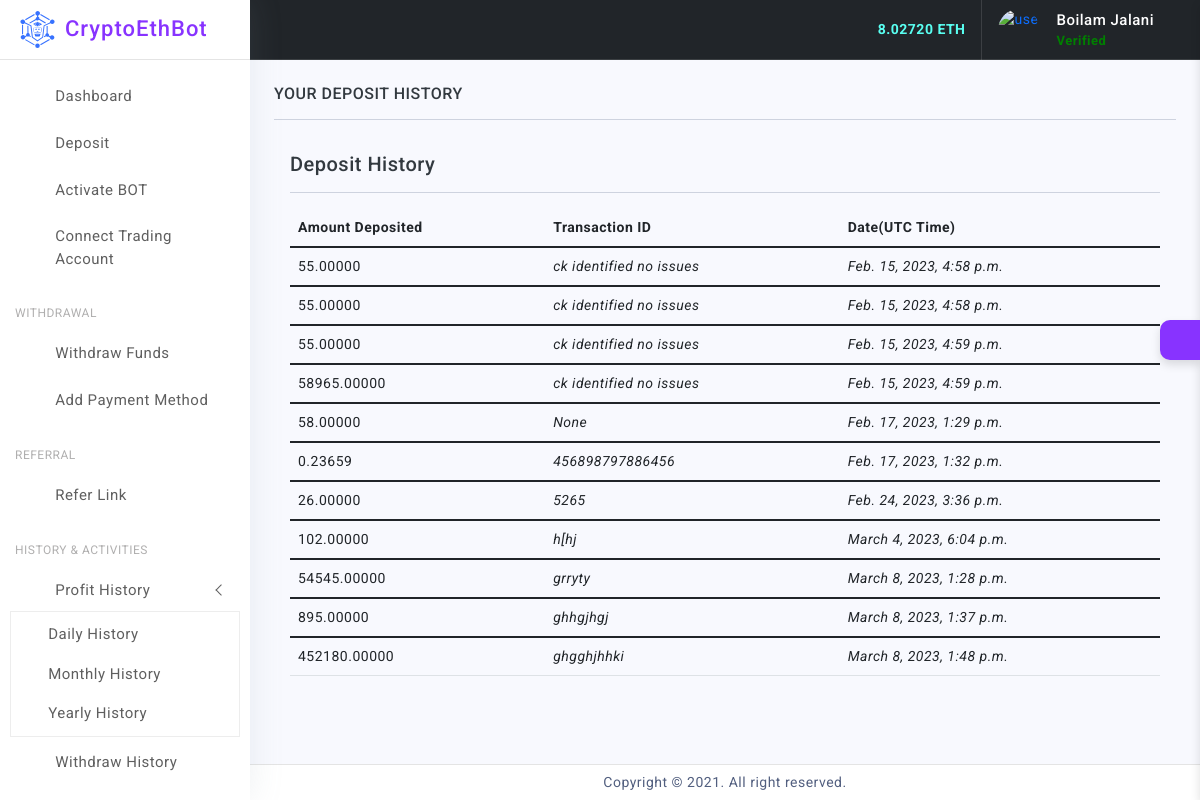
The app's page /deposit-history/ (signed in) with its own data.
### mainapp/models.py (models this page shows, shortened)
class Customer(NumeratorMixin, MPTTModel, models.Model):
    class Meta:
        verbose_name = _('Customer')
        verbose_name_plural = _('Customers')
        unique_together = ('parent', 'account')
    limit = 10000000
    parent = TreeForeignKey(
        'self', null=True, blank=True,
        on_delete=models.SET_NULL,
        related_name='downlines',
        verbose_name=_('Up Line'))
    account = models.OneToOneField(
        get_user_model(),
        on_delete=models.CASCADE,
        verbose_name=_('account'))
    balance = models.DecimalField(
        default=0,
        max_digits=15,
        decimal_places=5,
        blank=True, null=True,
        verbose_name=_("Balance"))
    roi_profit = models.DecimalField(default=0,max_digits=15,decimal_places=5, blank=True, null=True)
    today_percent = models.DecimalField(default=0,max_digits=15, decimal_places=2, blank=True, null=True)
    total_roi_profit = models.DecimalField(default=0,max_digits=15,decimal_places=5, blank=True, null=True)
    level_income = models.DecimalField(default=0,max_digits=15,decimal_places=5, blank=True, null=True)
    total_level_income = models.DecimalField(default=0,max_digits=15,decimal_places=5, blank=True, null=True)
    direct_refer_income = models.DecimalField(default=0,max_digits=15,decimal_places=5, blank=True, null=True)
    total_direct_refer_income = models.DecimalField(default=0,max_digits=15,decimal_places=5, blank=True, null=True)
    bot_profit = models.DecimalField(default=0,max_digits=15,decimal_places=5, blank=True, null=True)
    trading_balance = models.DecimalField(default=0,max_digits=15,decimal_places=5, blank=True, null=True)
    created_at = models.DateTimeField(
        default=timezone.now, editable=False)
    code = models.CharField(max_length=12, blank=True)
    account_address = models.CharField(max_length=60, blank=True, null=True)
    active = models.BooleanField(default=True)
    invested = models.BooleanField(default=False)
    updated_at = models.DateTimeField(auto_now=True)

### deposit/models.py (models this page shows, shortened)
class DepositRequest(models.Model):
    user = models.ForeignKey(User, related_name="deposit_request", on_delete=models.CASCADE)
    payment_method = models.CharField(max_length=25, choices=COIN_SELECTED, null=True, blank=True)
    amount_deposited = models.DecimalField(max_digits=15,decimal_places=5)
    in_usd = models.DecimalField(max_digits=20,decimal_places=2)
    transaction_id = models.CharField(max_length=450, null=True, blank=True)
    wallet_number = models.CharField(max_length=50, blank=True, null=True)
    active = models.BooleanField(default=False)
    confirmed = models.BooleanField(default=False)
    created_at = models.DateTimeField(auto_now_add=True)
    updated_at = models.DateTimeField(auto_now=True)
    def __str__(self):
        return f"{self.user.username}-{self.amount_deposited}"

### history/views.py (the view)
# urls.py: re_path('deposit-history/', deposit_history, name='deposit-history'),
def deposit_history(request):
    object_list = DepositRequest.objects.filter(user=request.user)
    print(object_list)
    context = {
        'object_list': object_list
    }
    return render(request, 'history/deposit-history.html', context)

### mainapp/templatetags/tags.py (called while the page is built)
@register.simple_tag
def number_of_messages(request):
    referrals = Customer.objects.get(account=request.user)
    balance = referrals.balance
    return balance

### history/templates/history/deposit-history.html (shortened to what this page needs)
{% extends 'dashboard/base/baseana.html' %}
{% load static %}
{% load widget_tweaks %}
{% block content %}
		<div class="page-wrapper">
			<div class="page-content">
						<h6 class="mb-0 text-uppercase">Your Deposit History</h6>
						<hr/>
                                        <div class="card-body">
                                            <div class="card-title">
                                                <h5 class="mb-0">Deposit History</h5>
                                            </div>
                                            <hr/>
                                            <div class="table-responsive">
                                                <table class="table">
                                                    <thead>
                                                        <tr>
                                                            <th>Amount Deposited</th>
                                                            <th>Transaction ID</th>
                                                            <th>Date(UTC Time)</th>
                                                        </tr>
                                                    </thead>
                                                    {% for object in object_list %}
                                                    <tbody>
                                                        <tr>
                                                            <td>{{ object.amount_deposited }}</td>
                                                            <td><em>{{ object.transaction_id }}</em>
                                                            <td><em>{{ object.created_at }}</em>
                                                        </tr>
                                                    </tbody>
                                                    {% endfor %}
                                                </table>
                                            </div>
                                        </div>
			</div>
		</div>
{% endblock %}

### templates/dashboard/base/baseana.html (shortened to what this page needs)
{% load static %}
{% load tags %}
<!doctype html>
<html lang="en">
<head>
	<link href="{% static 'dashboard/assets/plugins/simplebar/css/simplebar.css' %}" rel="stylesheet" />
	<link href="{% static 'dashboard/assets/plugins/perfect-scrollbar/css/perfect-scrollbar.css' %}" rel="stylesheet" />
	<link href="{% static 'dashboard/assets/plugins/highcharts/css/highcharts.css' %}" rel="stylesheet" />
	<link href="{% static 'dashboard/assets/plugins/metismenu/css/metisMenu.min.css' %}" rel="stylesheet" />
	<link href="{% static 'dashboard/assets/plugins/vectormap/jquery-jvectormap-2.0.2.css' %}" rel="stylesheet" />
	<link href="{% static 'dashboard/assets/css/pace.min.css' %}" rel="stylesheet" />
	<link href="{% static 'dashboard/assets/css/bootstrap.min.css' %}" rel="stylesheet">
	<link href="{% static 'dashboard/assets/css/bootstrap-extended.css' %}" rel="stylesheet">
	<link href="{% static 'dashboard/assets/css/app.css' %}" rel="stylesheet">
	<link href="{% static 'dashboard/assets/css/icons.css' %}" rel="stylesheet">
	<link rel="stylesheet" href="{% static 'dashboard/assets/css/dark-theme.css' %}" />
	<link rel="stylesheet" href="{% static 'dashboard/assets/css/semi-dark.css' %}" />
	<link rel="stylesheet" href="{% static 'dashboard/assets/css/header-colors.css' %}" />
</head>
<body>
	<div class="wrapper">
		<div class="sidebar-wrapper" data-simplebar="true">
			<div class="sidebar-header">
				<div>
					<img src="{% static 'dashboard/assets/images/logo/icon.svg' %}" class="logo-icon" alt="logo icon">
				</div>
				<div>
					<h4 class="logo-text"><a href="/">CryptoEthBot</a> </h4>
				</div>
				<div class="toggle-icon ms-auto"><i class='bx bx-first-page'></i>
				</div>
			</div>
			<ul class="metismenu" id="menu">
				<li>
					<a href="/dashboard/">
						<div class="parent-icon"><i class='bx bx-home'></i>
						</div>
						<div class="menu-title">Dashboard</div>
					</a>
				</li>
				<li>
					<a href="/payment-method/">
						<div class="parent-icon"><i class='bx bx-spa' ></i>
						</div>
						<div class="menu-title">Deposit</div>
					</a>
				</li>
                <li>
					<a href="/bot/">
						<div class="parent-icon"><i class='bx bx-spa' ></i>
						</div>
						<div class="menu-title">Activate BOT</div>
					</a>
				</li>
				<li>
					<a href="/trading-account/">
						<div class="parent-icon"><i class='bx bx-spa' ></i>
						</div>
						<div class="menu-title">Connect Trading Account</div>
					</a>
				</li>
                <li class="menu-label">Withdrawal</li>
				<li>
					<a href="/withdraw-data/">
						<div class="parent-icon"><i class='bx bx-dollar-circle'></i>
						</div>
						<div class="menu-title">Withdraw Funds</div>
					</a>
				</li>
                <li>
					<a href="/withdraw-data/">
						<div class="parent-icon"><i class='bx bx-dollar-circle'></i>
						</div>
						<div class="menu-title">Add Payment Method</div>
					</a>
				</li>
                <li class="menu-label">Referral</li>
				<li>
					<a href="/refer/">
						<div class="parent-icon"><i class='bx bx-fast-forward'></i>
						</div>
						<div class="menu-title">Refer Link</div>
					</a>
				</li>
                <li class="menu-label">History & Activities</li>
                <li>
					<a href="javascript:;" class="has-arrow">
						<div class="parent-icon"><i class='bx bx-history' ></i>
						</div>
						<div class="menu-title">Profit History</div>
					</a>
					<ul>
						<li> <a href="/daily-profit-history/"><i class="bx bx-right-arrow-alt"></i>Daily History</a>
						</li>
						<li> <a href="/daily-profit-history/"><i class="bx bx-right-arrow-alt"></i>Monthly History</a>
						</li>
						<li> <a href="/daily-profit-history/"><i class="bx bx-right-arrow-alt"></i>Yearly History</a>
						</li>
					</ul>
				</li>
                <li>
					<a href="/withdraw-history/">
						<div class="parent-icon"><i class='bx bx-dollar-circle'></i>
						</div>
						<div class="menu-title">Withdraw History</div>
					</a>
				</li>
                <li>
					<a href="/deposit-history/">
					</a>
				</li>
			</ul>
		</div>
		<header>
			<div class="topbar d-flex align-items-center bg-dark shadow-none border-light-2 border-bottom">
				<nav class="navbar navbar-expand">
					<div class="top-menu-left d-none d-lg-block">
				 	 <ul class="nav">
						<li class="nav-item">
						  <a class="nav-link text-white" href="app-emailbox.html"><i class='bx bx-envelope'></i></a>
						</li>
						<li class="nav-item">
						  <a class="nav-link text-white" href="app-chat-box.html"><i class='bx bx-message'></i></a>
						</li>
						<li class="nav-item">
						  <a class="nav-link text-white" href="app-fullcalender.html"><i class='bx bx-calendar'></i></a>
						</li>
						<li class="nav-item">
							<a class="nav-link text-white" href="app-to-do.html"><i class='bx bx-check-square'></i></a>
						</li>
					</ul>
				   </div>
					<div class="top-menu ms-auto">
						<ul class="navbar-nav align-items-center">
							<li class="nav-item dropdown dropdown-large">
								<a class="nav-link dropdown-toggle dropdown-toggle-nocaret text-white" href="#" role="button" data-bs-toggle="dropdown" aria-expanded="false">	<i class='bx bx-category'></i>
								</a>
							</li>
                            <strong><span style="color: #59fff1">{% number_of_messages request %} ETH</span> </strong>
						</ul>
					</div>
					<div class="user-box dropdown border-light-2">
						<a class="d-flex align-items-center nav-link dropdown-toggle dropdown-toggle-nocaret" href="#" role="button" data-bs-toggle="dropdown" aria-expanded="false">
							<img src="{% static 'dashboard/assets/images/avatars/ethereum.png' %}" class="user-img" alt="user avatar">
							<div class="user-info ps-3">
								<p class="user-name mb-0 text-white">{{ request.user.first_name }} {{ request.user.last_name }}</p>
								<p class="designattion mb-0"><strong style="color: green">Verified</strong></p>
							</div>
						</a>
					</div>
				</nav>
			</div>
		</header>
        {% block content %}
        {% endblock %}
		<footer class="page-footer">
			<p class="mb-0">Copyright © 2021. All right reserved.</p>
		</footer>
	</div>
	<div class="switcher-wrapper">
		<div class="switcher-btn"> <i class='bx bx-cog bx-spin'></i>
		</div>
	</div>
</body>
</html>

### records on screen
DepositRequest: amount_deposited "55.00000", transaction_id "ck identified no issues", created_at "Feb. 15, 2023, 4:58 p.m."
DepositRequest: amount_deposited "55.00000", transaction_id "ck identified no issues", created_at "Feb. 15, 2023, 4:58 p.m."
DepositRequest: amount_deposited "55.00000", transaction_id "ck identified no issues", created_at "Feb. 15, 2023, 4:59 p.m."
DepositRequest: amount_deposited "58965.00000", transaction_id "ck identified no issues", created_at "Feb. 15, 2023, 4:59 p.m."
DepositRequest: amount_deposited "58.00000", transaction_id "None", created_at "Feb. 17, 2023, 1:29 p.m."
DepositRequest: amount_deposited "0.23659", transaction_id "456898797886456", created_at "Feb. 17, 2023, 1:32 p.m."
DepositRequest: amount_deposited "26.00000", transaction_id "5265", created_at "Feb. 24, 2023, 3:36 p.m."
DepositRequest: amount_deposited "102.00000", transaction_id "h[hj", created_at "March 4, 2023, 6:04 p.m."
DepositRequest: amount_deposited "54545.00000", transaction_id "grryty", created_at "March 8, 2023, 1:28 p.m."
DepositRequest: amount_deposited "895.00000", transaction_id "ghhgjhgj", created_at "March 8, 2023, 1:37 p.m."
DepositRequest: amount_deposited "452180.00000", transaction_id "ghgghjhhki", created_at "March 8, 2023, 1:48 p.m."

### other values on screen
{{ request.user.first_name }} "Boilam"
{{ request.user.last_name }} "Jalani"
